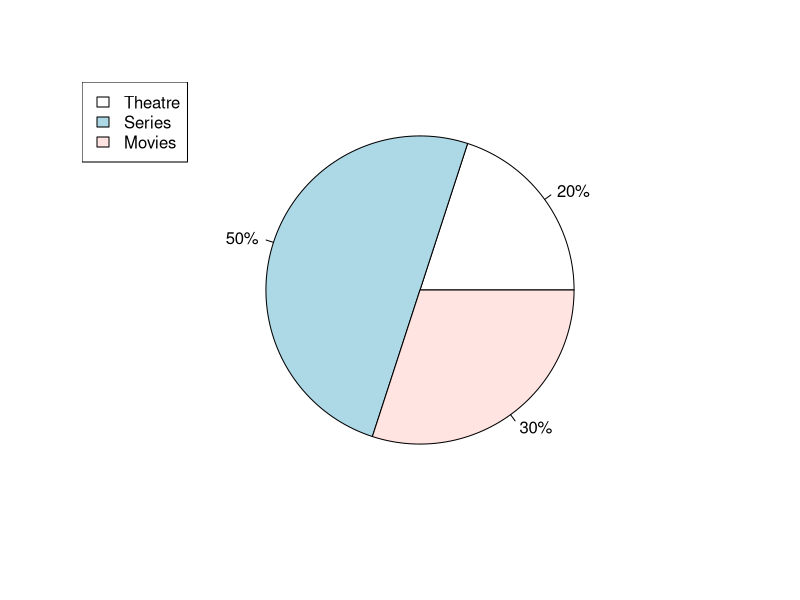

The R source for this figure:
count_3 <- c(20, 50, 30)
# sum(count_3) # 100

pie(count_3, labels = paste0(count_3, "%"))

legend("topleft", legend = c("Theatre", "Series", "Movies"),
       fill =  c("white", "lightblue", "mistyrose"))